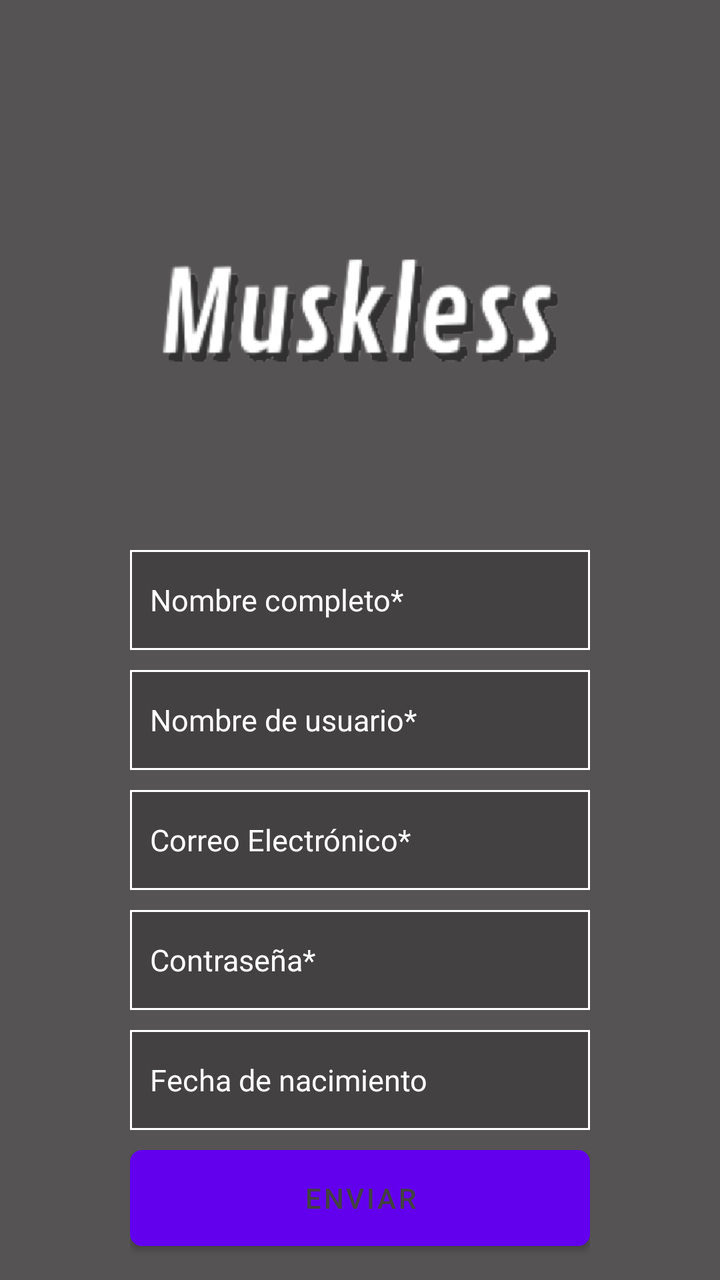
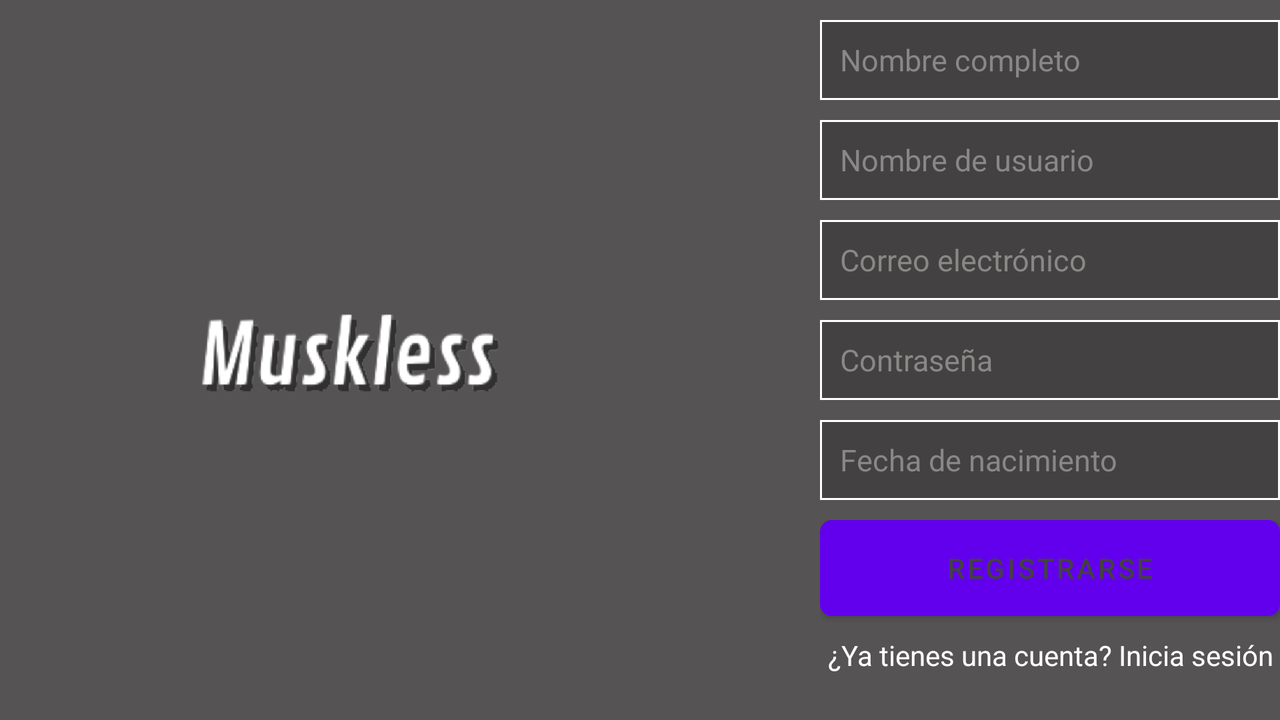

First picture: res/layout/ on a phone held upright. Second picture: the repository's own variant of that layout, on a device whose configuration matches the variant's folder. Source for both follows.
<!-- AndroidManifest.xml: application theme Theme.Muskless -->
<!-- res/layout/activity_register.xml -->
<?xml version="1.0" encoding="utf-8"?>
<androidx.constraintlayout.widget.ConstraintLayout xmlns:android="http://schemas.android.com/apk/res/android"
    android:layout_width="match_parent"
    android:layout_height="match_parent"
    xmlns:app="http://schemas.android.com/apk/res-auto"
    android:background="#555353">


    <LinearLayout
        android:layout_width="match_parent"
        android:layout_height="match_parent"
        android:orientation="vertical">

        <LinearLayout

            android:id="@+id/appHeader"
            android:layout_marginTop="60dp"
            android:layout_width="match_parent"
            android:layout_height="200dp"
            android:orientation="vertical">

            <ImageView
                android:id="@+id/logoImg"
                android:layout_width="match_parent"
                android:layout_height="wrap_content"
                app:srcCompat="@drawable/logo_muskless" />

        </LinearLayout>

        <LinearLayout

            android:id="@+id/registerContainer"
            android:layout_width="250dp"
            android:layout_height="wrap_content"
            android:layout_gravity="center"
            android:layout_marginTop="5dp"
            android:orientation="vertical"
            android:padding="10dp">

            <EditText
                android:id="@+id/userName"
                android:layout_width="match_parent"
                android:layout_height="50dp"
                android:ems="10"
                android:hint="Nombre completo*"
                android:inputType="textPersonName"
                android:background="@drawable/shape_text_field"
                android:layout_marginBottom="10dp"
                android:padding="10dp"
                android:textColor="@color/white"
                android:textColorHint="@color/white"
                android:textSize="15dp"/>

            <EditText
                android:id="@+id/userUsername"
                android:layout_width="match_parent"
                android:layout_height="50dp"
                android:ems="10"
                android:hint="Nombre de usuario*"
                android:inputType="textPersonName"
                android:background="@drawable/shape_text_field"
                android:layout_marginBottom="10dp"
                android:padding="10dp"
                android:textColor="@color/white"
                android:textColorHint="@color/white"
                android:textSize="15dp"/>

            <EditText
                android:id="@+id/userMail"
                android:layout_width="match_parent"
                android:layout_height="50dp"
                android:ems="10"
                android:hint="Correo Electrónico*"
                android:inputType="textEmailAddress"
                android:background="@drawable/shape_text_field"
                android:layout_marginBottom="10dp"
                android:padding="10dp"
                android:textColor="@color/white"
                android:textColorHint="@color/white"
                android:textSize="15dp"/>

            <EditText
                android:id="@+id/userPassword"
                android:layout_width="match_parent"
                android:layout_height="50dp"
                android:ems="10"
                android:hint="Contraseña*"
                android:inputType="textPassword"
                android:background="@drawable/shape_text_field"
                android:layout_marginBottom="10dp"
                android:padding="10dp"
                android:textColor="@color/white"
                android:textColorHint="@color/white"
                android:textSize="15dp"/>


            <EditText
                android:id="@+id/userBirth"
                android:layout_width="match_parent"
                android:layout_height="50dp"
                android:ems="10"
                android:hint="Fecha de nacimiento"
                android:inputType="date"
                android:focusable="false"
                android:clickable="true"
                android:background="@drawable/shape_text_field"
                android:layout_marginBottom="10dp"
                android:padding="10dp"
                android:textColor="@color/white"
                android:textColorHint="@color/white"
                android:textSize="15dp"/>

            <LinearLayout
                android:layout_width="match_parent"
                android:layout_height="100dp"
                android:orientation="vertical">

                <Button
                    android:id="@+id/submitButton"
                    android:layout_width="match_parent"
                    android:layout_height="wrap_content"
                    android:text="Enviar"
                    android:background="@drawable/pressed_button_shape"
                    android:textColor="@drawable/button_text_color"/>

                <TextView

                    android:layout_marginTop="10dp"
                    android:id="@+id/clickableText"
                    android:textColor="@color/white"
                    android:layout_width="match_parent"
                    android:layout_height="wrap_content"
                    android:text="¿Ya tienes una cuenta?"
                    android:gravity="center"
                    android:clickable="true"/>

            </LinearLayout>

        </LinearLayout>



    </LinearLayout>
</androidx.constraintlayout.widget.ConstraintLayout>
<!-- resources referenced by this layout -->
<resources>
  <color name="white">#FFFFFFFF</color>
  <!-- drawable button_text_color (drawable) -->
  <?xml version="1.0" encoding="utf-8"?>
  <selector xmlns:android="http://schemas.android.com/apk/res/android">
  
      <item android:color="@color/white" android:state_pressed="true" />
      <item android:color="@color/dark_grey" />
  
  </selector>
  <!-- drawable logo_muskless: png bitmap (drawable, 52712 bytes) -->
  <!-- drawable pressed_button_shape (drawable) -->
  <?xml version="1.0" encoding="utf-8"?>
  <selector xmlns:android="http://schemas.android.com/apk/res/android">
  
      <item android:state_pressed="true">
  
          <shape android:shape="rectangle">
  
              <solid android:color="@android:color/transparent" />
              <corners android:radius="5dp" />
              <stroke android:width="2dp"
                  android:color="@color/white" />
  
          </shape>
  
      </item>
  
      <item>
  
          <shape android:shape="rectangle">
  
              <solid android:color="@color/white" />
              <corners android:radius="5dp" />
              <stroke android:width="2dp"
                  android:color="@color/white" />
  
          </shape>
  
      </item>
  
  </selector>
  <!-- drawable shape_text_field (drawable) -->
  <?xml version="1.0" encoding="utf-8"?>
  <shape xmlns:android="http://schemas.android.com/apk/res/android">
  
      <solid android:color="#434141" />
      <stroke android:color="@color/white" android:width="1dp" />
      <size android:height="35dp" />
  
  </shape>
  <style name="Theme.Muskless" parent="Theme.MaterialComponents.DayNight.DarkActionBar">
          
          <item name="colorPrimary">@color/purple_500</item>
          <item name="colorPrimaryVariant">@color/purple_700</item>
          <item name="colorOnPrimary">@color/white</item>
          
          <item name="colorSecondary">@color/teal_200</item>
          <item name="colorSecondaryVariant">@color/teal_700</item>
          <item name="colorOnSecondary">@color/black</item>
          
          <item name="android:statusBarColor">?attr/colorPrimaryVariant</item>
          
      </style>
  <color name="dark_grey">#434141</color>
  <color name="purple_500">#FF6200EE</color>
  <color name="purple_700">#FF3700B3</color>
  <color name="teal_200">#FF03DAC5</color>
  <color name="teal_700">#FF018786</color>
  <color name="black">#FF000000</color>
</resources>
<!-- res/layout-land/activity_register.xml (the author's variant of the layout above) -->
<!-- drawn on the phone turned sideways -->
<?xml version="1.0" encoding="utf-8"?>
<androidx.constraintlayout.widget.ConstraintLayout xmlns:android="http://schemas.android.com/apk/res/android"
    android:layout_width="match_parent"
    android:layout_height="match_parent"
    xmlns:app="http://schemas.android.com/apk/res-auto"
    android:background="#555353">


    <LinearLayout
        android:layout_width="match_parent"
        android:layout_height="match_parent"
        android:orientation="horizontal">

        <LinearLayout

            android:id="@+id/appHeader"
            android:layout_width="150dp"
            android:layout_height="match_parent"
            android:layout_marginLeft="100dp"
            android:orientation="vertical">

            <ImageView
                android:id="@+id/logoImg"
                android:layout_width="match_parent"
                android:layout_height="wrap_content"
                app:srcCompat="@drawable/logo_muskless" />

        </LinearLayout>

        <LinearLayout

            android:id="@+id/registerContainer"
            android:layout_width="250dp"
            android:layout_height="wrap_content"
            android:layout_gravity="center"
            android:layout_marginLeft="150dp"
            android:orientation="vertical"
            android:padding="10dp">

            <EditText
                android:id="@+id/userName"
                android:layout_width="match_parent"
                android:layout_height="40dp"
                android:ems="10"
                android:hint="@string/fullname_hint"
                android:inputType="textPersonName"
                android:background="@drawable/shape_text_field"
                android:layout_marginBottom="10dp"
                android:padding="10dp"
                android:textColor="@color/white"
                android:textColorHint="#8a8787"
                android:textSize="15dp"/>

            <EditText
                android:id="@+id/userUsername"
                android:layout_width="match_parent"
                android:layout_height="40dp"
                android:ems="10"
                android:hint="@string/user_hint"
                android:inputType="textPersonName"
                android:background="@drawable/shape_text_field"
                android:layout_marginBottom="10dp"
                android:padding="10dp"
                android:textColor="@color/white"
                android:textColorHint="#8a8787"
                android:textSize="15dp"/>

            <EditText
                android:id="@+id/userMail"
                android:layout_width="match_parent"
                android:layout_height="40dp"
                android:ems="10"
                android:hint="@string/email_hint"
                android:inputType="textEmailAddress"
                android:background="@drawable/shape_text_field"
                android:layout_marginBottom="10dp"
                android:padding="10dp"
                android:textColor="@color/white"
                android:textColorHint="#8a8787"
                android:textSize="15dp"/>

            <EditText
                android:id="@+id/userPassword"
                android:layout_width="match_parent"
                android:layout_height="40dp"
                android:ems="10"
                android:hint="@string/password_hint"
                android:inputType="textPassword"
                android:background="@drawable/shape_text_field"
                android:layout_marginBottom="10dp"
                android:padding="10dp"
                android:textColor="@color/white"
                android:textColorHint="#8a8787"
                android:textSize="15dp"/>


            <EditText
                android:id="@+id/userBirth"
                android:layout_width="match_parent"
                android:layout_height="40dp"
                android:ems="10"
                android:hint="@string/birthday_hint"
                android:inputType="date"
                android:focusable="false"
                android:clickable="true"
                android:background="@drawable/shape_text_field"
                android:layout_marginBottom="10dp"
                android:padding="10dp"
                android:textColor="@color/white"
                android:textColorHint="#8a8787"
                android:textSize="15dp"/>

            <LinearLayout
                android:layout_width="match_parent"
                android:layout_height="100dp"
                android:orientation="vertical">

                <Button
                    android:id="@+id/submitButton"
                    android:layout_width="match_parent"
                    android:layout_height="wrap_content"
                    android:text="@string/register_button"
                    android:background="@drawable/pressed_button_shape"
                    android:textColor="@drawable/button_text_color"/>

                <TextView

                    android:layout_marginTop="10dp"
                    android:id="@+id/clickableText"
                    android:textColor="@color/white"
                    android:layout_width="match_parent"
                    android:layout_height="wrap_content"
                    android:text="@string/login_message"
                    android:gravity="center"
                    android:clickable="true"/>

            </LinearLayout>

        </LinearLayout>



    </LinearLayout>
</androidx.constraintlayout.widget.ConstraintLayout>
<!-- resources referenced by the variant -->
<!-- as the phone turned sideways resolves them -->
<resources>
  <color name="white">#FFFFFFFF</color>
  <!-- drawable button_text_color (drawable) -->
  <?xml version="1.0" encoding="utf-8"?>
  <selector xmlns:android="http://schemas.android.com/apk/res/android">
  
      <item android:color="@color/white" android:state_pressed="true" />
      <item android:color="@color/dark_grey" />
  
  </selector>
  <!-- drawable logo_muskless: png bitmap (drawable, 52712 bytes) -->
  <!-- drawable pressed_button_shape (drawable) -->
  <?xml version="1.0" encoding="utf-8"?>
  <selector xmlns:android="http://schemas.android.com/apk/res/android">
  
      <item android:state_pressed="true">
  
          <shape android:shape="rectangle">
  
              <solid android:color="@android:color/transparent" />
              <corners android:radius="5dp" />
              <stroke android:width="2dp"
                  android:color="@color/white" />
  
          </shape>
  
      </item>
  
      <item>
  
          <shape android:shape="rectangle">
  
              <solid android:color="@color/white" />
              <corners android:radius="5dp" />
              <stroke android:width="2dp"
                  android:color="@color/white" />
  
          </shape>
  
      </item>
  
  </selector>
  <!-- drawable shape_text_field (drawable) -->
  <?xml version="1.0" encoding="utf-8"?>
  <shape xmlns:android="http://schemas.android.com/apk/res/android">
  
      <solid android:color="#434141" />
      <stroke android:color="@color/white" android:width="1dp" />
      <size android:height="35dp" />
  
  </shape>
  <string name="birthday_hint">Fecha de nacimiento</string>
  <string name="email_hint">Correo electrónico</string>
  <string name="fullname_hint">Nombre completo</string>
  <string name="login_message">¿Ya tienes una cuenta? Inicia sesión</string>
  <string name="password_hint">Contraseña</string>
  <string name="register_button">Registrarse</string>
  <string name="user_hint">Nombre de usuario</string>
  <style name="Theme.Muskless" parent="Theme.MaterialComponents.DayNight.DarkActionBar">
          
          <item name="colorPrimary">@color/purple_500</item>
          <item name="colorPrimaryVariant">@color/purple_700</item>
          <item name="colorOnPrimary">@color/white</item>
          
          <item name="colorSecondary">@color/teal_200</item>
          <item name="colorSecondaryVariant">@color/teal_700</item>
          <item name="colorOnSecondary">@color/black</item>
          
          <item name="android:statusBarColor">?attr/colorPrimaryVariant</item>
          
      </style>
  <color name="dark_grey">#434141</color>
  <color name="purple_500">#FF6200EE</color>
  <color name="purple_700">#FF3700B3</color>
  <color name="teal_200">#FF03DAC5</color>
  <color name="teal_700">#FF018786</color>
  <color name="black">#FF000000</color>
</resources>
